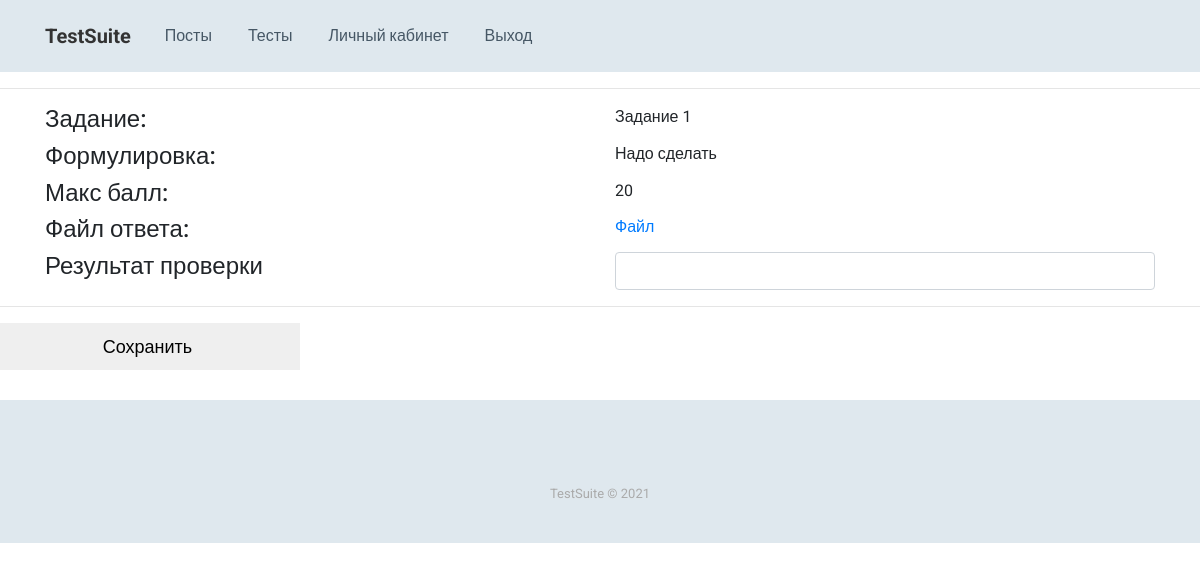
Page /user_unchecked_tests/17 (signed in) on the committed database.
### Tests/models.py (models this page shows, shortened)
class UserTestTask(models.Model):
    CHECK_TASK_CHOICES = [
        ('TE', 'Вручную'),
        ('CO', 'Автоматически')
    ]
    user_test_id = models.ForeignKey(UserTest, on_delete=models.CASCADE)
    type = models.CharField(max_length=20, choices=CHECK_TASK_CHOICES, verbose_name='Тип ответа')
    title = models.CharField(max_length=50, verbose_name='Заголовок')
    task_statement = models.TextField(verbose_name='Формулировка задания')
    points = models.IntegerField(verbose_name='Баллы задания')
    correct_answer = models.TextField(verbose_name='Правильный ответ')
    user_answer = models.TextField(verbose_name='Ответ пользователя')
    user_file = models.FileField(upload_to='Tests/static/Tests/user_files',verbose_name='Файл ответа')
    user_points = models.IntegerField(default=0, verbose_name='Полученные баллы')
    check_status = models.BooleanField(verbose_name='Статус проверки')
    class Meta:
        verbose_name = 'Задание пользователя'
        verbose_name_plural = 'Задания пользователя'

### Tests/views.py (the view, shortened to what this page needs)
# urls.py: url(r'user_unchecked_tests/\d+$', check_user_test),
@staff_member_required
def check_user_test(request):
    if request.method == 'GET':
        user_test_id = int(re.findall(r'/\w+/(\d+)', request.path)[0])
        unchecked_tasks = UserTestTask.objects.select_related('user_test_id').filter(
            user_test_id__id=user_test_id,
            check_status=False,
            type='TE'
        )
        context = {}
        if len(unchecked_tasks) == 0:
            context['notification'] = 'В данный момент нет заданий для проверки'
            return render(request, 'unchecked_test_tasks.html', context)
        context['queryset'] = unchecked_tasks
        return render(request, 'unchecked_test_tasks.html', context)

### Tests/templates/unchecked_test_tasks.html (shortened to what this page needs)
{% extends 'main.html' %}
{% block content %}
    {% if notification %}
        <h3>{{notification}}</h3>
    {% else %}
        <form method="POST" action="" enctype="multipart/form-data">
            <hr>
            {% for user_task in queryset %}
                <div class="container">
                    <div class="row">
                        <div class="col">
                            <h4>Задание: </h4>
                        </div>
                        <div class="col">
                            <div>{{user_task.title}}</div>
                        </div>
                    </div>
                    <div class="row">
                        <div class="col">
                            <h4>Формулировка: </h4>
                        </div>
                        <div class="col">
                            <div>{{user_task.task_statement}}</div>
                        </div>
                    </div>
                    <div class="row">
                        <div class="col">
                            <h4>Макс балл: </h4>
                        </div>
                        <div class="col">
                            <div>{{user_task.points}}</div>
                        </div>
                    </div>
                    <div class="row">
                        <div class="col">
                            <h4>Файл ответа:</h4>
                        </div>
                        <div class="col">
                            <div><a href="{{user_task.user_file.url}}">Файл</a></div>
                        </div>
                    </div>
                    <div class="row">
                        <div class="col">
                            <h4>Результат проверки</h4>
                        </div>
                        <div class="col">
                            <input class="form-control" type="number" name="task-{{user_task.id}}">
                        </div>
                    </div>
                </div>
                <hr>
            {% endfor %}
            <input type="submit" value="Сохранить">
        </form>
    {% endif %}
{% endblock %}

### rows in the picture
UserTestTask: title "Задание 1", task_statement "Надо сделать", points "20"
